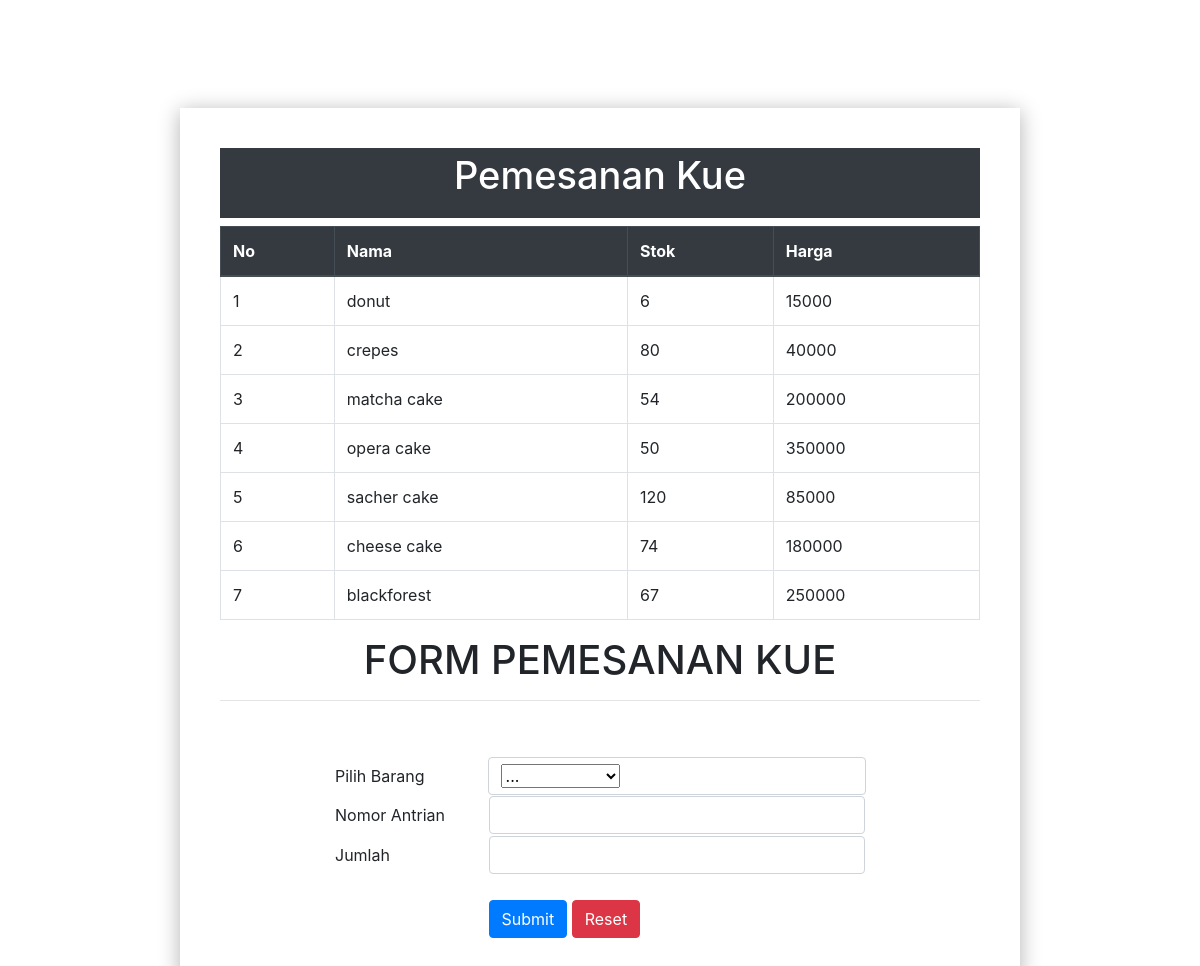
Page /form_pesan.php on the committed database.
### tables this page shows
CREATE TABLE `tb_kue` (
  `id` int(11) NOT NULL,
  `kode` varchar(32) NOT NULL,
  `nama` varchar(300) NOT NULL,
  `lokasi` varchar(16) NOT NULL,
  `harga` int(30) NOT NULL,
  `stok` double NOT NULL
);

### form_pesan.php (the view, shortened to what this page needs)
<!DOCTYPE html>
<html lang="en">
<head>
    <link rel="stylesheet" href="https://stackpath.bootstrapcdn.com/bootstrap/4.4.1/css/bootstrap.min.css">
</head>
<body>
	<center>
	<div class="container mg-6" style="width: 70%">
    <center><h4 class="bg-dark text-white" style="height: 70px ; padding: 5px ;font-size: 38px">Pemesanan Kue</h4></center>
    <div>
            <table class="table table-bordered"width="100%" border="1">
            <thead class="thead-dark">
            <tr>
                <th scope="col">No</th>
                <th scope="col">Nama</th>
                <th scope="col">Stok</th>
                <th scope="col">Harga</th>
            </tr>
        </thead>
        <tbody>
            <?php
            include "koneksistok.php";
            $no=0;
            $query=mysqli_query($connect, "SELECT * FROM tb_kue ORDER BY id DESC");
            while($data=   mysqli_fetch_array($query)){
            $no++;
            ?>
            <tr>
                <td><?php echo $no?></td>
                <td><?php echo $data['nama']?></td>
                <td><?php echo $data['stok']?></td>
                <td><?php echo $data['harga']?></td>
            </tr>
            <?php
            }
            ?>
        </tbody>
    </table>
    <center><form action="transaksi.php" method="POST">
	<center><h1> FORM PEMESANAN KUE</h1></center>
	<hr>
        <table width="70%" border="0">
			<div class="form-group">
                <label><td>Pilih Barang</td></label>
                <td class="form-control">
                    <?php
                    echo '<select name="id_kue" required>';
                    echo '<option value="">...</option>';
                    echo '</select>';
                    ?>
                </td>
			</div>
			<div class="form-group">
			<tr>
                <td>Nomor Antrian</td>
                <td><input type="text" name="nomor" maxlength="32" class="form-control" required /></td>
            </tr>
			</div>
			<div class="form-group">
			<tr>
                <td>Jumlah</td>
                <td><input type="text" name="jumlah" maxlength="11" class="form-control" required /></td>
            </tr>
			</div>
            <tr height="36">
                <td></td>
                <td> <br><input type="submit" name="Submit" value="Submit" class="btn btn-primary"/> <input type="reset" value="Reset" class="btn btn-danger"/></td>
            </tr>
		</table>
	</form></center>
	</div>
	</center>
</body>
</html>

### form_pesan.php (style rules this page uses)
.container { width: 45%; margin-top: 9%; margin-bottom: 9%; box-shadow: 0 3px 20px rgba(0,0,0,0.3); padding: 40px; }

### rows in the picture
tb_kue: nama "donut", stok "6", harga "15000"
tb_kue: nama "crepes", stok "80", harga "40000"
tb_kue: nama "matcha cake", stok "54", harga "200000"
tb_kue: nama "opera cake", stok "50", harga "350000"
tb_kue: nama "sacher cake", stok "120", harga "85000"
tb_kue: nama "cheese cake", stok "74", harga "180000"
tb_kue: nama "blackforest", stok "67", harga "250000"
